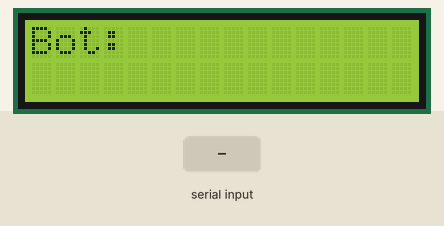
The sketch below on a simulated ESP32. On the bench: 16×2 character LCD. The inputs (shaded band) are chosen by the test bench. WiFi joins after 1.5 s; servers stay silent unless stated; uploads are accepted with an empty reply; what the sketch prints to the serial monitor is not drawn.

Above: at 4.2 s.
4.3 s: "}\n" received over Serial
6.0 s: "1\n" received over Serial
Timing chart, 0 to 9.0 s (numbered marks = the images above; inputs shaded):
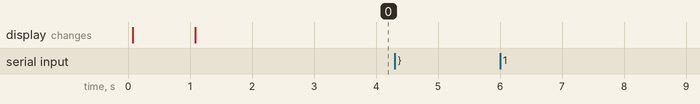

The sketch:

lcdMistral.ino
```cpp
#include <WiFi.h>
#include <HTTPClient.h>
#include <LiquidCrystal_I2C.h>

const char* ssid = "wifi_ssid";
const char* password = "wifi_password";

const char* token = "huggingface_token";

// Mistral-7B inference api url
// Website link "https://huggingface.co/mistralai/Mistral-7B-v0.1"
const char* API_URL = "https://api-inference.huggingface.co/models/mistralai/Mistral-7B-Instruct-v0.3";

// Global variables to store user input and bot response
// Initial prompt to the chat bot
String user_input = "User: Provide short and concise answers even when prompted to write something longer. ";
String bot_response = " Sure. User: ";
String displayed_bot_response;

// Create LiquidCrystal_I2C instance
LiquidCrystal_I2C lcd(0x27, 16, 2);

void setup() {
  // Initialize serial communication
  Serial.begin(115200);
  delay(10);

  // Initialize the LCD screen
  lcd.init();
  lcd.backlight();
  delay(1000);

  // Place cursor on first col (0) of first row (0)
  lcd.setCursor(0, 0);
  lcd.print("Bot:");

  // Connect to WiFi
  Serial.println();
  Serial.println("Connecting to WiFi...");
  WiFi.begin(ssid, password);

  // While the connection to WiFi hasn't been established
  while (WiFi.status() != WL_CONNECTED) {
    delay(1000);
    Serial.print(".");
  }

  // Confirm the WiFi connection by printing the local IP
  Serial.println();
  Serial.println("WiFi connected.");
  Serial.println("IP address: ");
  Serial.println(WiFi.localIP());
}

void loop() {
  while (Serial.available() <= 0) {
    delay(100);
  }

  // Read input string from serial
  String new_user_input = Serial.readStringUntil('\n');
  new_user_input.trim(); // Remove surrounding spaces

  // Append the user input with the bot's response + the new user input
  user_input += "Bot: " + bot_response + " " + new_user_input + " ";

  // Ensure no unwanted control characters are in the user_input
  user_input.replace("\n", " ");
  user_input.replace("\r", " ");

  // Get the bot response from the api
  bot_response = send_message(API_URL, token, user_input);
  // The bot response will contain an extra "User:" string at the end, because the bot
  // is not actually responding, but appending the input string while trying to imitate
  // the pattern of the input
  displayed_bot_response = bot_response.substring(0, bot_response.lastIndexOf("User:"));
  // Handling extra spaces or newlines
  displayed_bot_response.trim();
  displayed_bot_response.replace("\n", " ");
  displayed_bot_response.replace("\\n", " ");
  displayed_bot_response.replace("\\\"", "\"");

  // Also print the user's message and bot's response on serial
  Serial.print("User: ");
  Serial.println(new_user_input);
  Serial.print("Bot: ");
  Serial.println(displayed_bot_response);

  // Display bot's response on LCD screen
  displayText(displayed_bot_response);

}

// Function to send the request to the api and receive bot's response
String send_message(const char* api_url, const char* token, String user_input) {
  // Create the payload
  String payload1 = "{\"inputs\": \"";
  String payload2 = user_input;
  String payload3 = "Bot: \", \"parameters\": {\"max_new_tokens\": 30000, \"stop\": [\"User:\", \"Bot:\"]}}";
  String payload = payload1 + payload2 + payload3;

  // Declare an HTTPClient instance and initialize it
  HTTPClient http;
  http.begin(api_url);
  http.addHeader("Authorization", "Bearer " + String(token));
  http.addHeader("Content-Type", "application/json");

  // Send a HTTP POST request and store the response code
  int httpResponseCode = http.POST(payload);

  String bot_response = "";

  // If the response code is larger than 0, meaning a successful request
  if (httpResponseCode > 0) {
    // Get the json string
    String response = http.getString();
    Serial.println(response);

    // Extract the bot's response from the API response by going
    // The bots response comes after the keyword generated_text
    // Find the starting and ending index of the response
    int startIndex = response.indexOf("generated_text\":\"") + 17;
    int endIndex = response.indexOf("}", startIndex) - 1;

    // Serial.print(startIndex);
    // Serial.println(endIndex);

    // If they have been found store the new bot response
    // The new bot's response is what comes after "Bot:"
    if (startIndex != -1 && endIndex != -1) {
      bot_response = response.substring(startIndex, endIndex);
      bot_response = bot_response.substring(bot_response.lastIndexOf("Bot:") + 4);
    }
    // Note: A better way to deal with json strings would be to use "ArduinoJson.h"
    // for deserialization. Each section can be accessed by using keys, e.g. "generated_text".
  }
  // Otherwise print the error code on the serial monitor
  else {
    Serial.print("Error: ");
    Serial.println(httpResponseCode);
  }

  // End http connection
  http.end();
  // Return the bot response
  return bot_response;
}


void displayText(String text) {
  lcd.setCursor(0, 1); // Set cursor on second row
  lcd.print("                "); // Clear the second row

  // Display the text on second row, handling scrolling if necessary
  if (text.length() > 16) {
    for (int i = 0; i <= text.length() - 16; i+=1) {
      lcd.setCursor(0, 1);
      lcd.print(text.substring(i, i + 16));
      delay(550);
    }
  }
  else {
    lcd.setCursor(0, 1);
    lcd.print(text);
  }
}
```

Measured:
- after the input at 4.3 s, every drawn part: stays the same
- after the input at 6.0 s, every drawn part: stays the same
